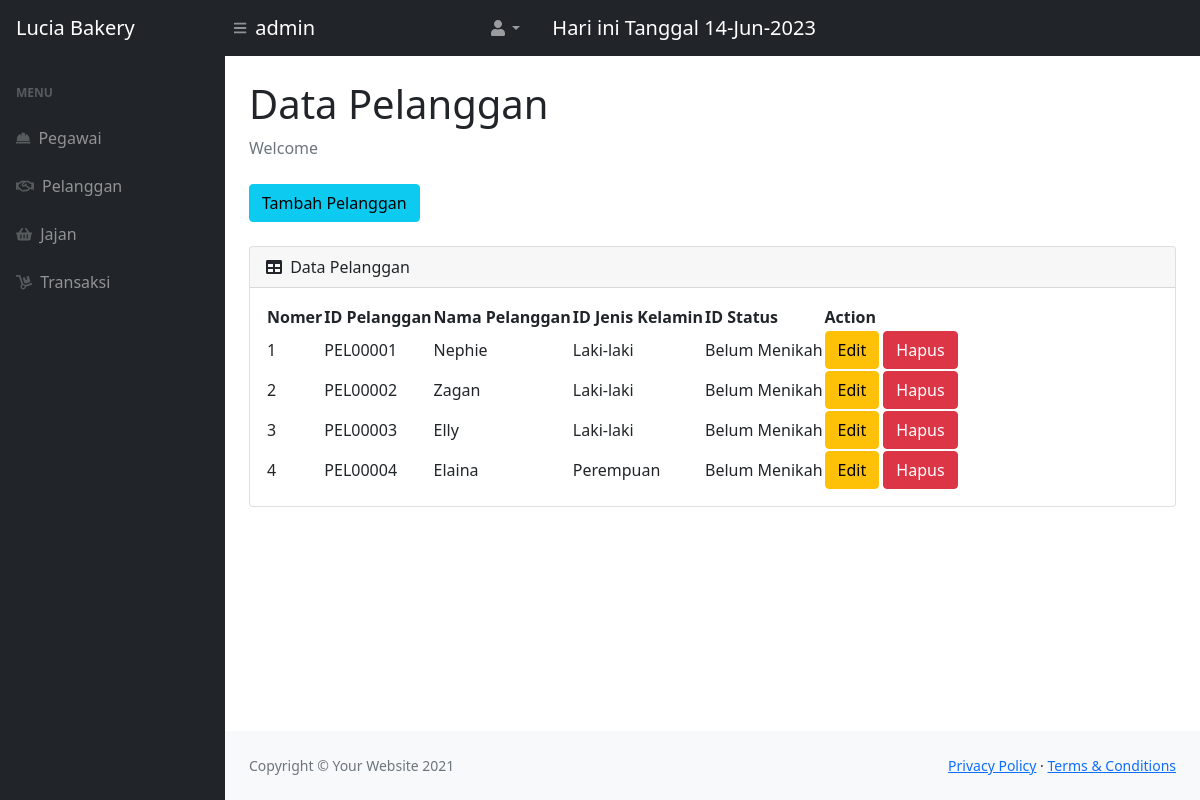
Page /pelanggan.php (signed in) on the committed database.
### tables this page shows
CREATE TABLE `pelanggan` (
  `id_pelanggan` varchar(20) NOT NULL,
  `nama_pelanggan` varchar(50) DEFAULT NULL,
  `id_jenis_kelamin` set('LK','PR') DEFAULT NULL,
  `id_status` int(11) DEFAULT NULL
);

CREATE TABLE `jenis_kelamin` (
  `id_jenis_kelamin` varchar(20) NOT NULL,
  `nama_jenis_kelamin` varchar(20) DEFAULT NULL
);

CREATE TABLE `status` (
  `id_status` int(11) NOT NULL,
  `nama_status` varchar(20) DEFAULT NULL
);

### pelanggan.php (the view, shortened to what this page needs)
<?php
    require 'cekloginadmin.php';
?>
<!DOCTYPE html>
<html lang="en">
    <head>
        <link href="https://cdn.jsdelivr.net/npm/simple-datatables@latest/dist/style.css" rel="stylesheet" />
        <link href="css/styles.css" rel="stylesheet" />
    </head>
    <body class="sb-nav-fixed">
        <nav class="sb-topnav navbar navbar-expand navbar-dark bg-dark">
            <a class="navbar-brand ps-3" href="index.php" target="blank">Lucia Bakery</a>
            <button class="btn btn-link btn-sm order-1 order-lg-0 me-4 me-lg-0" id="sidebarToggle" href="#!"><i class="fas fa-bars"></i></button>
            <a class="navbar-brand"><?php echo $_SESSION['admin'];?></a>
            <ul class="navbar-nav ms-auto ms-md-0 me-3 me-lg-4">
                <li class="nav-item dropdown">
                    <a class="nav-link dropdown-toggle" id="navbarDropdown" href="#" role="button" data-bs-toggle="dropdown" aria-expanded="false"><i class="fas fa-user fa-fw"></i></a>
                </li>
            </ul>
            <a class="navbar-brand"><?php echo "Hari ini Tanggal ". date("d-M-Y"). "<br>";?></a>
        </nav>
        <div id="layoutSidenav">
            <div id="layoutSidenav_nav">
                <nav class="sb-sidenav accordion sb-sidenav-dark" id="sidenavAccordion">
                    <div class="sb-sidenav-menu">
                        <div class="nav">
                            <div class="sb-sidenav-menu-heading">Menu</div>
                            <a class="nav-link" href="pegawai.php">
                                <div class="sb-nav-link-icon"><i class="fas fa-hard-hat"></i></div>
                                Pegawai
                            </a>
                            <a class="nav-link" href="pelanggan.php">
                                <div class="sb-nav-link-icon"><i class="far fa-handshake"></i></div>
                                Pelanggan
                            </a>
                            <a class="nav-link" href="jajan.php">
                                <div class="sb-nav-link-icon"><i class="fas fa-shopping-basket"></i></div>
                                Jajan
                            </a>
                            <a class="nav-link" href="transaksi.php">
                                <div class="sb-nav-link-icon"><i class="fas fa-dolly"></i></div>
                                Transaksi
                            </a>
                        </div>
                    </div>
                </nav>
            </div>
            <div id="layoutSidenav_content">
                <main>
                    <div class="container-fluid px-4">
                        <h1 class="mt-4">Data Pelanggan</h1>
                        <ol class="breadcrumb mb-4">
                            <li class="breadcrumb-item active">Welcome</li>
                        </ol>
                        <button type="button" class="btn btn-info mb-4 " data-bs-toggle="modal" data-bs-target="#myModal">
                            Tambah Pelanggan
                        </button>
                        <div class="card mb-4">
                            <div class="card-header">
                                <i class="fas fa-table me-1"></i>
                                Data Pelanggan
                            </div>
                            <div class="card-body">
                                <table id="datatablesSimple">
                                    <thead>
                                        <tr>
                                            <th>Nomer</th>
                                            <th>ID Pelanggan</th>
                                            <th>Nama Pelanggan</th>
                                            <th>ID Jenis Kelamin</th>
                                            <th>ID Status</th>
                                            <th>Action</th>
                                        </tr>
                                    </thead>
                                    <tbody>
                                    <?php
                                        $get = mysqli_query($conn,"select * from pelanggan pl, jenis_kelamin jk, status st where pl.id_jenis_kelamin=jk.id_jenis_kelamin and
                                                            pl.id_status=st.id_status");
                                        $i = 1;
                                        while($pel=mysqli_fetch_array($get)){
                                        $id_pelanggan = $pel['id_pelanggan'];
                                        $nama_pelanggan = $pel['nama_pelanggan'];
                                        $nama_jenis_kelamin = $pel['nama_jenis_kelamin'];
                                        $nama_status = $pel['nama_status'];
                                    ?>
                                        <tr>
                                            <td><?=$i++;?></td>
                                            <td><?=$id_pelanggan;?></td>
                                            <td><?=$nama_pelanggan;?></td>
                                            <td><?=$nama_jenis_kelamin;?></td>
                                            <td><?=$nama_status;?></td>
                                            <td><button type="button" class="btn btn-warning" data-bs-toggle="modal" data-bs-target="#edit<?=$id_pelanggan;?>">Edit</button>
                                                <button type="button" class="btn btn-danger" data-bs-toggle="modal" data-bs-target="#hapus<?=$id_pelanggan;?>">Hapus</button>
                                            </td>
                                        </tr>
                                    <?php
                                        };
                                    ?>
                                    </tbody>
                                </table>
                            </div>
                        </div>
                    </div>
                </main>
                <footer class="py-4 bg-light mt-auto">
                    <div class="container-fluid px-4">
                        <div class="d-flex align-items-center justify-content-between small">
                            <div class="text-muted">Copyright &copy; Your Website 2021</div>
                            <div>
                                <a href="#">Privacy Policy</a>
                                &middot;
                                <a href="#">Terms &amp; Conditions</a>
                            </div>
                        </div>
                    </div>
                </footer>
            </div>
        </div>
    </body>
</html>

### rows in the picture
pelanggan: id_pelanggan "PEL00001", nama_pelanggan "Nephie", id_jenis_kelamin.nama_jenis_kelamin "Laki-laki", id_status.nama_status "Belum Menikah"
pelanggan: id_pelanggan "PEL00002", nama_pelanggan "Zagan", id_jenis_kelamin.nama_jenis_kelamin "Laki-laki", id_status.nama_status "Belum Menikah"
pelanggan: id_pelanggan "PEL00003", nama_pelanggan "Elly", id_jenis_kelamin.nama_jenis_kelamin "Laki-laki", id_status.nama_status "Belum Menikah"
pelanggan: id_pelanggan "PEL00004", nama_pelanggan "Elaina", id_jenis_kelamin.nama_jenis_kelamin "Perempuan", id_status.nama_status "Belum Menikah"

### other values in the picture
$_SESSION['admin'] "admin"
